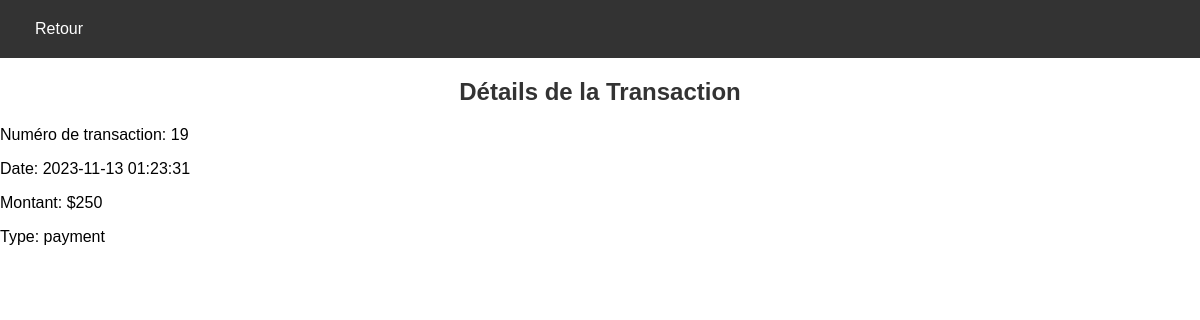
The page /details.php?id=19 on the database its author committed.
### tables this page shows
CREATE TABLE IF NOT EXISTS `transactions` (
  `id` int NOT NULL AUTO_INCREMENT,
  `user_id` int DEFAULT NULL,
  `label` varchar(255) DEFAULT NULL,
  `amount` int DEFAULT NULL,
  `created_at` timestamp NULL DEFAULT CURRENT_TIMESTAMP,
  `updated_at` timestamp NULL DEFAULT CURRENT_TIMESTAMP ON UPDATE CURRENT_TIMESTAMP,
  PRIMARY KEY (`id`)
);

### details.php (the view, shortened to what this page needs)
<?php
$servername = "localhost";
$username = "root";
$password = "";
$dbname = "bank";
$conn = new mysqli($servername, $username, $password, $dbname);
$transaction_id = $_GET['id'];
$sql_select = "SELECT * FROM transactions WHERE id = ?";
$stmt_select = $conn->prepare($sql_select);
$stmt_select->bind_param("i", $transaction_id);
$stmt_select->execute();
$result_select = $stmt_select->get_result();
?>
<!DOCTYPE html>
<html lang="en">
<head>
    <link rel="stylesheet" href="CSS/style.css">
</head>
<body>
    <nav class="navbar">
        <div class="left">
            <a href="transactions.php" class="back-button">Retour</a>
        </div>
    </nav>
    <?php
if ($result_select->num_rows > 0) {
  $row = $result_select->fetch_assoc();
  echo "<h2>Détails de la Transaction</h2>";
  echo "<p>Numéro de transaction: " . $row["id"] . "</p>";
  echo "<p>Date: " . $row["created_at"] . "</p>";
  echo "<p>Montant: $" . $row["amount"] . "</p>";
  echo "<p>Type: " . $row["label"] . "</p>";
} else {
  echo "<p>Transaction non trouvée.</p>";
} ?>
</body>
</html>

### CSS/style.css (style rules this page uses)
body { margin: 0; font-family: Arial, sans-serif; }
.navbar { background-color: #333; overflow: hidden; color: white; display: flex; justify-content: space-between; padding: 10px 20px; }
.left { float: left; }
h2 { text-align: center; }
.left, .right { display: flex; align-items: center; }
h2 { color: #333; }
.back-button { text-decoration: none; color: white; padding: 10px 15px; }
p { margin-bottom: 10px; }

### rows shown on the page
transactions: id "19", created_at "2023-11-13 01:23:31", amount "250", label "payment"
